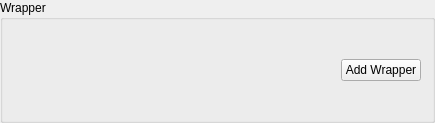
<?xml version="1.0" encoding="UTF-8"?>
<ui version="4.0">
 <class>WrapperSettings</class>
 <widget class="QGroupBox" name="WrapperSettings">
  <property name="geometry">
   <rect>
    <x>0</x>
    <y>0</y>
    <width>435</width>
    <height>123</height>
   </rect>
  </property>
  <property name="windowTitle">
   <string notr="true">GroupBox</string>
  </property>
  <property name="title">
   <string>Wrapper</string>
  </property>
  <layout class="QHBoxLayout" name="horizontalLayout">
   <item>
    <widget class="QStackedWidget" name="widget_stack">
     <property name="currentIndex">
      <number>0</number>
     </property>
     <widget class="QWidget" name="widgets"/>
     <widget class="QWidget" name="label_page">
      <layout class="QVBoxLayout" name="verticalLayout">
       <item>
        <widget class="QLabel" name="no_wrapper_label">
         <property name="text">
          <string>No wrapper added</string>
         </property>
        </widget>
       </item>
      </layout>
     </widget>
    </widget>
   </item>
   <item>
    <widget class="QPushButton" name="add_button">
     <property name="sizePolicy">
      <sizepolicy hsizetype="Minimum" vsizetype="Maximum">
       <horstretch>0</horstretch>
       <verstretch>0</verstretch>
      </sizepolicy>
     </property>
     <property name="text">
      <string>Add Wrapper</string>
     </property>
    </widget>
   </item>
  </layout>
 </widget>
 <resources/>
 <connections/>
</ui>
